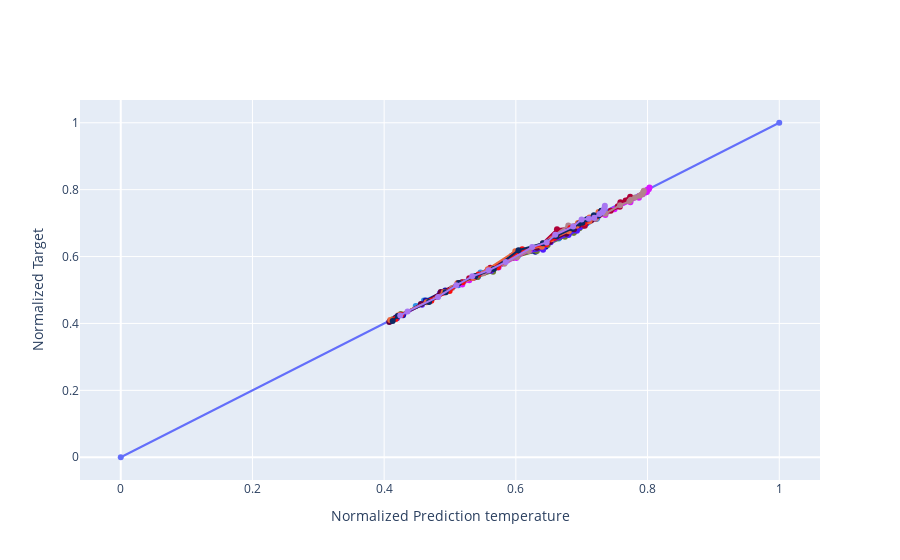

Notebook code cell kept with this figure:
### Code cell
pallete = plotly.colors.qualitative.Dark24*10

fig = go.Figure()
fig.add_trace(go.Scatter(x = [0,1], y = [0,1], showlegend=False, mode="markers+lines"))

for i in range(0, len(X_test), batch_size):
    fig.add_trace(go.Scatter(x = model.predict(X_test[i:i+batch_size],verbose=0)[:,1], 
                             y = y_test[i:i+batch_size,1], 
                             showlegend=False, mode="markers+lines", name='batch',
                             line_color = pallete[i]))
fig.update_yaxes(title='Normalized Target')
fig.update_xaxes(title='Normalized Prediction temperature')
